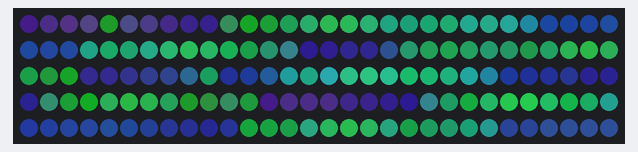
The sketch below on a simulated Arduino Uno, built with avr-gcc and run on an emulated ATmega328P. Shown: 150 RGB LEDs in strip order, left to right, continuing on the next row. Dim RGB values are drawn brighter than linear; colours are those a GRB WS2812 strip shows for the declared byte order.

Above: at 3.21 s.
At 7.66 s:
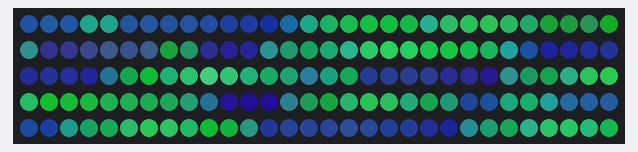
At 12.43 s:
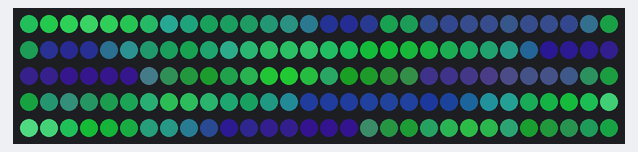
At 21.65 s:
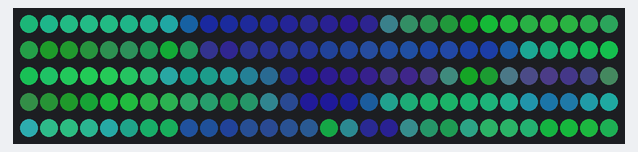
At 30.56 s:
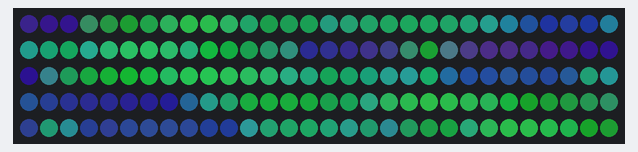
At 39.78 s:
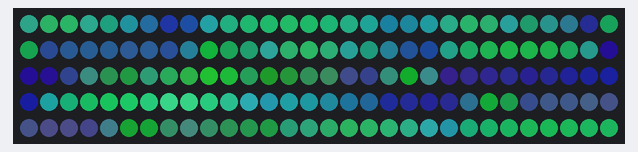

The sketch:

warm-pacifica.ino
```cpp
//
//  "Pacifica"
//  Gentle, blue-green ocean waves.
//  December 2019, Mark Kriegsman and Mary Corey March.
//  For Dan.
//

#define FASTLED_ALLOW_INTERRUPTS 0
#include <FastLED.h>
FASTLED_USING_NAMESPACE

#define DATA_PIN            2
#define NUM_LEDS            150
#define MAX_POWER_MILLIAMPS 2500
#define LED_TYPE            WS2812B
#define COLOR_ORDER         RGB

//////////////////////////////////////////////////////////////////////////

CRGB leds[NUM_LEDS];

void setup() {
  delay( 3000); // 3 second delay for boot recovery, and a moment of silence
  FastLED.addLeds<LED_TYPE,DATA_PIN,COLOR_ORDER>(leds, NUM_LEDS);
  FastLED.setBrightness(255);
}

void loop()
{
  EVERY_N_MILLISECONDS( 20) {
    pacifica_loop();
    FastLED.show();
  }
}

//////////////////////////////////////////////////////////////////////////
//
// The code for this animation is more complicated than other examples, and
// while it is "ready to run", and documented in general, it is probably not
// the best starting point for learning.  Nevertheless, it does illustrate some
// useful techniques.
//
//////////////////////////////////////////////////////////////////////////
//
// In this animation, there are four "layers" of waves of light.
//
// Each layer moves independently, and each is scaled separately.
//
// All four wave layers are added together on top of each other, and then
// another filter is applied that adds "whitecaps" of brightness where the
// waves line up with each other more.  Finally, another pass is taken
// over the led array to 'deepen' (dim) the blues and greens.
//
// The speed and scale and motion each layer varies slowly within independent
// hand-chosen ranges, which is why the code has a lot of low-speed 'beatsin8' functions
// with a lot of oddly specific numeric ranges.
//
// These three custom blue-green color palettes were inspired by the colors found in
// the waters off the southern coast of California, https://goo.gl/maps/QQgd97jjHesHZVxQ7
//
CRGBPalette16 pacifica_palette_1 =
    { 0x050007, 0x040009, 0x03000B, 0x03000D, 0x020010, 0x020012, 0x010014, 0x010017,
      0x190000, 0x1C0000, 0x260000, 0x310000, 0x3B0000, 0x460000, 0x55144B, 0xAA2850 };
CRGBPalette16 pacifica_palette_2 =
    { 0x0B0007, 0x0C0009, 0x93000B, 0x06000D, 0x020010, 0x020012, 0x010014, 0x010017,
      0x000019, 0x00001C, 0x000026, 0x000031, 0x00003B, 0x000046, 0x5F0C52, 0xBE195F };
CRGBPalette16 pacifica_palette_3 =
    { 0x020008, 0x03000E, 0x050014, 0x06001A, 0x080020, 0x090027, 0x0B002D, 0x0C0033,
      0x0E0039, 0x100040, 0x140050, 0x180060, 0x1C0070, 0x200080, 0x4010BF, 0x6020FF };


void pacifica_loop()
{
  // Increment the four "color index start" counters, one for each wave layer.
  // Each is incremented at a different speed, and the speeds vary over time.
  static uint16_t sCIStart1, sCIStart2, sCIStart3, sCIStart4;
  static uint32_t sLastms = 0;
  uint32_t ms = GET_MILLIS();
  uint32_t deltams = ms - sLastms;
  sLastms = ms;
  uint16_t speedfactor1 = beatsin16(3, 179, 269);
  uint16_t speedfactor2 = beatsin16(4, 179, 269);
  uint32_t deltams1 = (deltams * speedfactor1) / 256;
  uint32_t deltams2 = (deltams * speedfactor2) / 256;
  uint32_t deltams21 = (deltams1 + deltams2) / 2;
  sCIStart1 += (deltams1 * beatsin88(1011,10,13));
  sCIStart2 -= (deltams21 * beatsin88(777,8,11));
  sCIStart3 -= (deltams1 * beatsin88(501,5,7));
  sCIStart4 -= (deltams2 * beatsin88(257,4,6));

  // Clear out the LED array to a dim background blue-green
  fill_solid( leds, NUM_LEDS, CRGB( 2, 6, 10));

  // Render each of four layers, with different scales and speeds, that vary over time
  pacifica_one_layer( pacifica_palette_1, sCIStart1, beatsin16( 3, 11 * 256, 14 * 256), beatsin8( 10, 70, 130), 0-beat16( 301) );
  pacifica_one_layer( pacifica_palette_2, sCIStart2, beatsin16( 4,  6 * 256,  9 * 256), beatsin8( 17, 40,  80), beat16( 401) );
  pacifica_one_layer( pacifica_palette_3, sCIStart3, 6 * 256, beatsin8( 9, 10,38), 0-beat16(503));
  pacifica_one_layer( pacifica_palette_3, sCIStart4, 5 * 256, beatsin8( 8, 10,28), beat16(601));

  // Add brighter 'whitecaps' where the waves lines up more
  pacifica_add_whitecaps();

  // Deepen the blues and greens a bit
  pacifica_deepen_colors();
}

// Add one layer of waves into the led array
void pacifica_one_layer( CRGBPalette16& p, uint16_t cistart, uint16_t wavescale, uint8_t bri, uint16_t ioff)
{
  uint16_t ci = cistart;
  uint16_t waveangle = ioff;
  uint16_t wavescale_half = (wavescale / 2) + 20;
  for( uint16_t i = 0; i < NUM_LEDS; i++) {
    waveangle += 250;
    uint16_t s16 = sin16( waveangle ) + 32768;
    uint16_t cs = scale16( s16 , wavescale_half ) + wavescale_half;
    ci += cs;
    uint16_t sindex16 = sin16( ci) + 32768;
    uint8_t sindex8 = scale16( sindex16, 240);
    CRGB c = ColorFromPalette( p, sindex8, bri, LINEARBLEND);
    leds[i] += c;
  }
}

// Add extra 'white' to areas where the four layers of light have lined up brightly
void pacifica_add_whitecaps()
{
  uint8_t basethreshold = beatsin8( 9, 55, 65);
  uint8_t wave = beat8( 7 );

  for( uint16_t i = 0; i < NUM_LEDS; i++) {
    uint8_t threshold = scale8( sin8( wave), 20) + basethreshold;
    wave += 7;
    uint8_t l = leds[i].getAverageLight();
    if( l > threshold) {
      uint8_t overage = l - threshold;
      uint8_t overage2 = qadd8( overage, overage);
      leds[i] += CRGB( overage, overage2, qadd8( overage2, overage2));
    }
  }
}

// Deepen the blues and greens
void pacifica_deepen_colors()
{
  for( uint16_t i = 0; i < NUM_LEDS; i++) {
    leds[i].blue = scale8( leds[i].blue,  145);
    leds[i].green= scale8( leds[i].green, 200);
    leds[i] |= CRGB( 2, 5, 7);
  }
}
```
